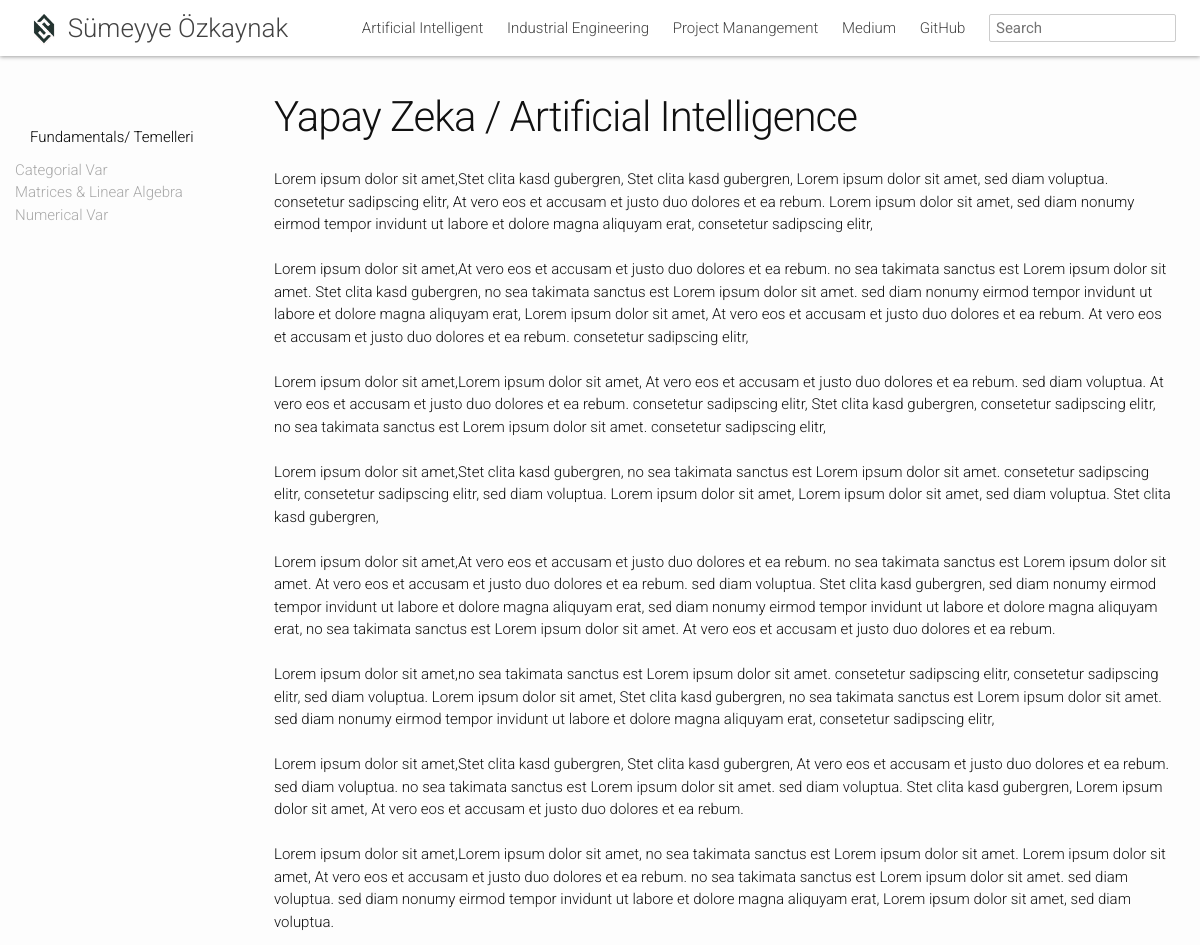
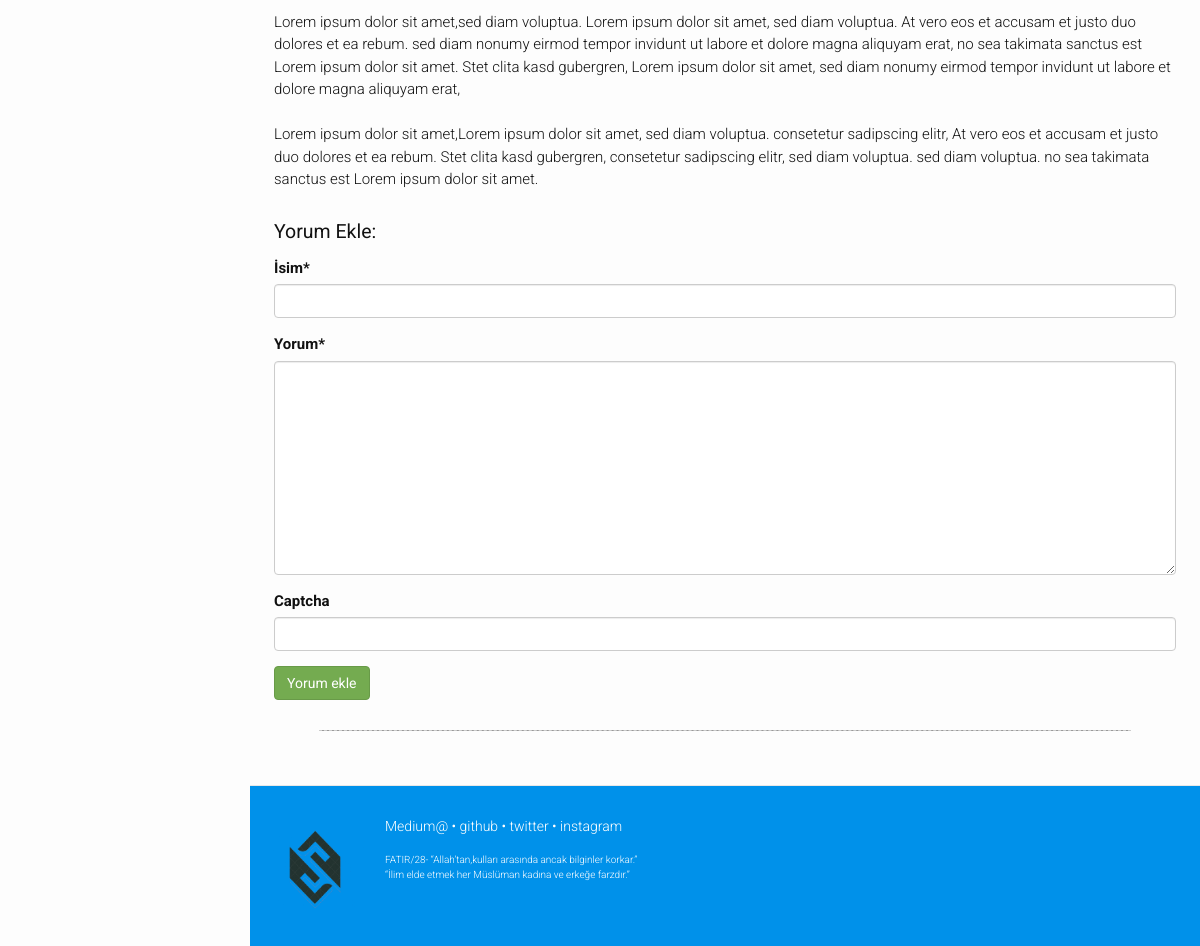
The page /myworkandresearch/yapay-zeka-artificial-intelligence/ on the database its author committed (2 pictures, top to bottom).
### myworkandresearch/models.py (models this page shows, shortened)
class Subject(models.Model):
    name = models.CharField(max_length=200, verbose_name='Konu Adı')
    slug = models.SlugField(unique=True, max_length=210, verbose_name='Konu Url', editable=False)
    text = RichTextField(verbose_name='Konu Metni')
    category_name = models.ForeignKey('Category', on_delete=models.CASCADE, verbose_name='Kategori Adı')
    class Meta:
        ordering = ['id']

class Article(models.Model):
    user=models.ForeignKey('auth.User', verbose_name='Yazar', related_name='articles')
    title = models.CharField(max_length=200, verbose_name='Başlık')
    slug = models.SlugField(unique=True,max_length=210, verbose_name='Yazı Url', editable=False)
    text = RichTextField()
    image = models.ImageField(null=True, blank=True)
    created_date = models.DateTimeField(
        default=timezone.now)
    published_date = models.DateTimeField(
        blank=True, null=True)
    subject_name = models.ForeignKey('Subject', on_delete=models.CASCADE)
    class Meta:
        ordering = ['-published_date', '-id']

class Category(models.Model):
    name = models.CharField(max_length=200, verbose_name='Kategori Adı')
    slug = models.SlugField(unique=True, max_length=210, verbose_name='Kategori Url', editable=False)
    text = RichTextField(verbose_name='Kategori Metni')
    image = models.ImageField(null=True, blank=True)
    class Meta:
        ordering = ['id']

### myworkandresearch/views.py (the view)
# urls.py: url(r'^(?P<category_slug>[\w-]+)/$', views.category, name='category'),
def category(request,category_slug):
    categories= Category.objects.filter(slug=category_slug)
    subjects=Subject.objects.all()
    category = get_object_or_404(Category, slug=category_slug)
    articles=Article.objects.all()
    form = CategoryCommentForm(request.POST or None)
    if form.is_valid():
        comment = form.save(commit=False)
        comment.subject = subject
        comment.save()
    context = {
        'categories': categories,
        'category':category,
        'subjects':subjects,
        'articles':articles,
        'form': form,
    }
    return render(request, 'myworkandresearch/category.html', context)

### myworkandresearch/forms.py
class CategoryCommentForm(forms.ModelForm):
    captcha = ReCaptchaField()
    class Meta:
        model = CategoryComment
        fields = [
            'name',
            'content'
        ]

### templates/myworkandresearch/category.html (shortened to what this page needs)
{% extends 'base.html' %}
{% load static %}
{% block body_name %} class="" {% endblock %}
{% block header %}
    <a class="page-link" href="http://127.0.0.1:8000/myworkandresearch/artificial-intelligence/">Artificial Intelligent</a>
    <a class="page-link" href="http://127.0.0.1:8000/myworkandresearch/industrial-engineering">Industrial Engineering</a>
    <a class="page-link" href="http://127.0.0.1:8000/myworkandresearch/project-manangement/">Project Manangement</a>
    <a class="page-link" href="https://medium.com/@sumozkaynak">Medium</a>
    <a class="page-link" href="https://github.com/sozkaynak">GitHub</a>
{% endblock %}
{% block content %}
    <div class="container-fluid contents">
      <div class="row">
      {% for category in categories%}
          <div id="side-nav-container" class="col-sm-3">
          <ul id="mysidebar" class="nav">
             {% for subject in category.subject_set.all %}
              <li class="sidebar-title">
                  <a href="{% url 'myworkandresearch:subject' category_slug=category.slug subject_slug=subject.slug %}"style="color:black ">
                    <li>{{subject.name}}</li>
                  </a>
              </li>
                    <ul class="sidebar-items">
                        {% for article in subject.article_set.all %}
                      <li>
                            <a href="{% url 'myworkandresearch:detail' category_slug=category.slug subject_slug=subject.slug article_slug=article.slug %}" style="color:darkgray ">{{article.title}}</a>
                      </li>
                        {% endfor %}
                    </ul>
              {% endfor %}
          </ul>
        </div>
      {% endfor %}
        <div class="col-sm-9 main-contents">
      {% if category.name %}
        <div class="main-contents-body">
            <article class="post-content">
                <header class="post-header">
              <div>
                <h1 class="post-title">{{category.name}} </h1>
              </div>
           </header>
                {{category.text|safe|linebreaksbr}}
            </article>
        <h3>Yorum Ekle:</h3>
              {% include 'myworkandresearch/comment.html' %}
             <hr>
          </div>
        {% endif %}
        </div>
      </div>
      </div>
{% endblock %}
{% block footer %}
<footer class="site-footer">
    <div class="container-fluid">
        <div class="row">
            <div class="col-sm-12">
                <div class="logo">
                    <img src="{% static 'images/logoweb.png' %}" alt="Logo" width="100" height="100">
                </div>
                <p class="site-footer__link-list">
                    <a href="https://medium.com/@sumozkaynak">Medium@</a> &bull;
                    <a href="https://github.com/sozkaynak/">github</a> &bull;
                    <a href="https://twitter.com/sumeyyeozkaynak">twitter</a> &bull;
                    <a href="https://instagram.com/afafet">instagram</a>
                </p>
                <p class="licenses">
                    FATIR/28- “Allah’tan,kulları arasında ancak bilginler korkar.” <br>
                    “İlim elde etmek her Müslüman kadına ve erkeğe farzdır.”
                </p>
            </div>
        </div>
    </div>
</footer>
{% endblock %}

### static/css/main.css (style rules this page uses)
html, body { width: 100%; height: 100%; }
body, h1, h2, h3, h4, h5, h6, p, blockquote, pre, hr, dl, dd, ol, ul, figure { margin: 0; padding: 0; }
body { font-family: Roboto, sans-serif; font-size: 16px; line-height: 1.5; font-weight: 300; color: #111; background-color: #fdfdfd; -webkit-text-size-adjust: 100%; }
h1, h2, h3, h4, h5, h6, p, blockquote, pre, ul, ol, dl, figure { margin-bottom: 15px; }
img { max-width: 100%; vertical-align: middle; }
ul, ol { margin-left: 30px; }
h1, h2, h3, h4, h5, h6 { font-weight: 300; }
a { color: #0091ea; text-decoration: none; }
.site-footer { margin-left: 250px; width: calc(100% - 250px); }
.site-footer .licenses { font-size: 10px; width: 72%; }
.site-footer .row { max-width: 980px; margin: 0 auto; }
.contents { padding: 56px 24px 24px 24px; }
.site-nav .page-link { color: #424242; line-height: 1.5; }
.site-nav .page-link:not(:first-child) { margin-left: 20px; }
.site-footer { border-top: 1px solid #e8e8e8; padding-top: 30px; padding-bottom: 30px; background: #0091ea; color: white; }
.site-footer a { color: white; }
.site-footer__link-list { font-size: 14px; font-weight: 300; }
.logo { float: left; position: relative; margin-right: 20px; }
.post-header { margin-bottom: 30px; }
.post-title { font-size: 42px; letter-spacing: -1px; line-height: 1; }
.post-content { margin-bottom: 30px; }
body { font-size: 15px; }
footer { font-size: smaller; }
h3 { font-weight: normal; font-size: 130%; }
hr { border: 0; border-bottom: 1px dashed #ccc; background: #999; margin: 30px 0px; width: 90%; margin-left: auto; margin-right: auto; }
#side-nav-container { position: fixed; top: 56px; left: 0; width: 250px; overflow-y: auto; height: 100%; background: #fdfdfd; }
.main-contents { margin-left: 250px; width: calc(100% - 250px); display: flex; justify-content: center; padding-top: 40px; }
.main-contents-body { width: 980px; }
#mysidebar { margin: 40px 0 40px 0; }
#mysidebar ul { margin-left: 0; list-style: none; }
#mysidebar li.sidebar-title { color: #424242; font-size: 20px; }
#mysidebar ul.sidebar-items { margin-bottom: 16px; }

### rows shown on the page
Category: name "Yapay Zeka / Artificial Intelligence", text "Lorem ipsum dolor sit amet,Stet clita kasd gubergren, Stet clita kasd gubergren, Lorem ipsum dolor sit amet, sed diam voluptua. consetetur sadipscing elitr, At vero eos et accusam et justo duo dolores et ea rebum. Lorem ipsum dolor sit amet, sed diam nonumy eirmod tempor invidunt ut labore et dolore magna aliquyam erat, consetetur sadipscing elitr, Lorem ipsum dolor sit amet,At vero eos et accusam et justo duo dolores et ea rebum. no sea takimata sanctus est Lorem ipsum dolor sit amet. Stet clita kasd gubergren, no sea takimata sanctus est Lorem ipsum dolor sit amet. sed diam nonumy eirmod tempor invidunt ut labore et dolore magna aliquyam erat, Lorem ipsum dolor sit amet, At vero eos et…"
Article: title "Categorial Var"
Article: title "Matrices & Linear Algebra"
Article: title "Numerical Var"
